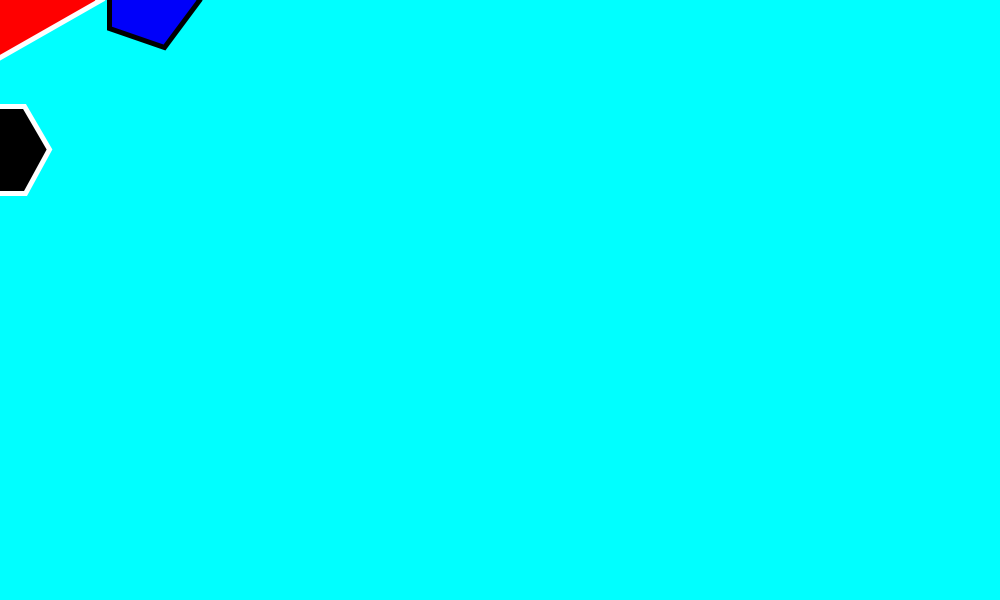
Frame 1 (no input)
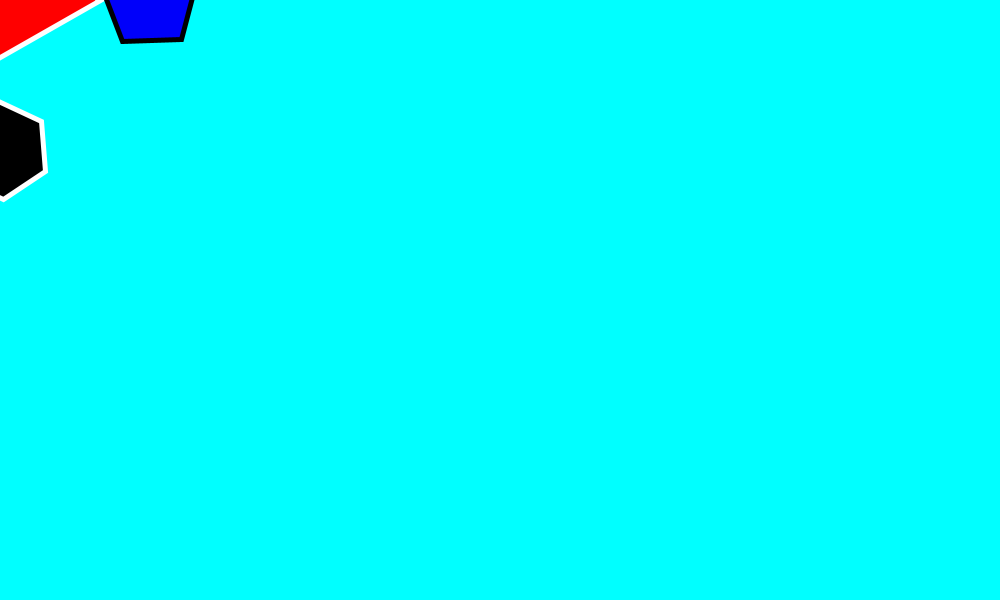
Frame 60 (the mouse pressed at the canvas centre just before this capture)
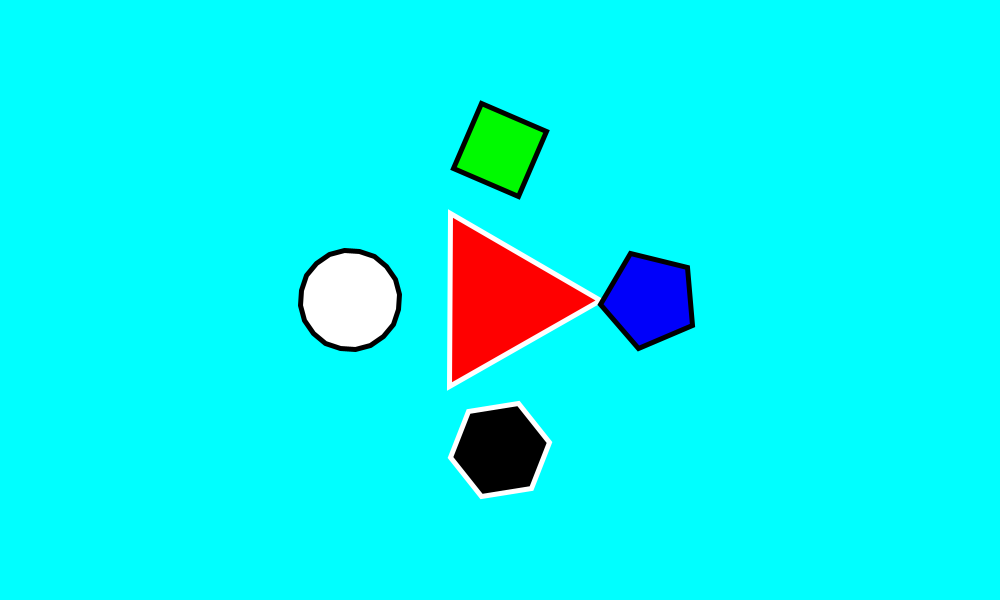
Frame 120 (the mouse held since frame 60 and released just before this capture)

The Processing sketch that drew these frames (run headless with seeded random() and noise(); from frame 60 on, the mouse is pressed at the canvas centre):

// Processing sketch: rotating_polygons
// ── rotating_polygons.pde
void setup() {
  size(1000, 600);
}
void draw() {
  background(0, 255, 255);

  pushMatrix();
  strokeWeight(5);
  fill (255,0,0);
  stroke (255, 255, 255); 
  translate(mouseX,mouseY);
  polygon(0, 0, 100, 3);
  popMatrix();
  
  pushMatrix();
  strokeWeight(5);
  fill (0,250,0);
  stroke (0, 0, 0); 
  translate(mouseX,mouseY-150);
  rotate(frameCount*2/200.0);
  polygon(0, 0, 50, 4);
  popMatrix();
  
  pushMatrix();
  strokeWeight(5);
  fill (0,0,250);
  stroke (0, 0, 0); 
  translate(mouseX+150,mouseY);
  rotate(frameCount*3/200.0);
  polygon(0, 0, 50, 5);
  popMatrix();
  
  pushMatrix();
  strokeWeight(5);
  fill (0,0,0);
  stroke (255, 255, 255); 
  translate(mouseX,mouseY+150);
  rotate(frameCount*-2/200.0);
  polygon(0, 0, 50, 6);
  popMatrix();
  
    pushMatrix();
  strokeWeight(5);
  fill (255,255,255);
  stroke (0, 0, 0); 
  translate(mouseX-150,mouseY);
  rotate(frameCount*4/200.0);
  polygon(0, 0, 50, 20);
  popMatrix();
}
  
void polygon(float x, float y, float radius, int npoints) {
  float angle = TWO_PI / npoints;
  beginShape();
  for (float a = 0; a < TWO_PI; a += angle) {
    float sx = x + cos(a) * radius;
    float sy = y + sin(a) * radius;
    vertex(sx, sy);
  }
  endShape(CLOSE);
}
